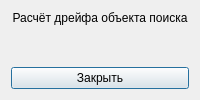
<?xml version="1.0" encoding="UTF-8"?>
<ui version="4.0">
 <class>DriftCalculationForm</class>
 <widget class="QDialog" name="DriftCalculationForm">
  <property name="windowTitle">
   <string>Расчёт дрейфа по IAMSAR</string>
  </property>
  <layout class="QVBoxLayout" name="mainLayout">
   <item>
    <widget class="QLabel" name="labelHeader">
     <property name="text">
      <string>Расчёт дрейфа объекта поиска</string>
     </property>
     <property name="alignment">
      <set>Qt::AlignHCenter</set>
     </property>
    </widget>
   </item>
   <item>
    <widget class="QWidget" name="mapContainer" native="true"/>
   </item>
   <item>
    <widget class="QPushButton" name="btnClose">
     <property name="text">
      <string>Закрыть</string>
     </property>
    </widget>
   </item>
  </layout>
 </widget>
 <resources/>
 <connections/>
</ui>
